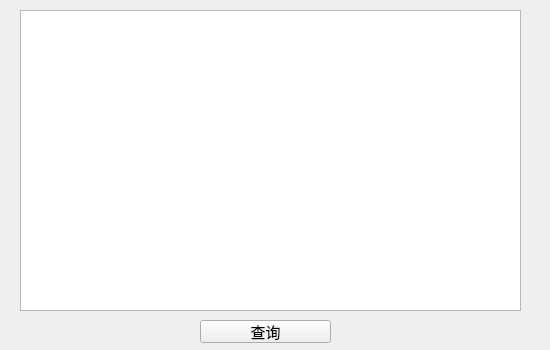
<?xml version="1.0" encoding="UTF-8"?>
<ui version="4.0">
 <class>Widget</class>
 <widget class="QWidget" name="Widget">
  <property name="geometry">
   <rect>
    <x>0</x>
    <y>0</y>
    <width>550</width>
    <height>350</height>
   </rect>
  </property>
  <property name="windowTitle">
   <string>Widget</string>
  </property>
  <widget class="QTableView" name="tableView">
   <property name="geometry">
    <rect>
     <x>20</x>
     <y>10</y>
     <width>501</width>
     <height>301</height>
    </rect>
   </property>
  </widget>
  <widget class="QPushButton" name="pushButton">
   <property name="geometry">
    <rect>
     <x>200</x>
     <y>320</y>
     <width>131</width>
     <height>23</height>
    </rect>
   </property>
   <property name="font">
    <font>
     <family>微软雅黑</family>
     <pointsize>11</pointsize>
    </font>
   </property>
   <property name="text">
    <string>查询</string>
   </property>
  </widget>
 </widget>
 <resources/>
 <connections/>
</ui>
